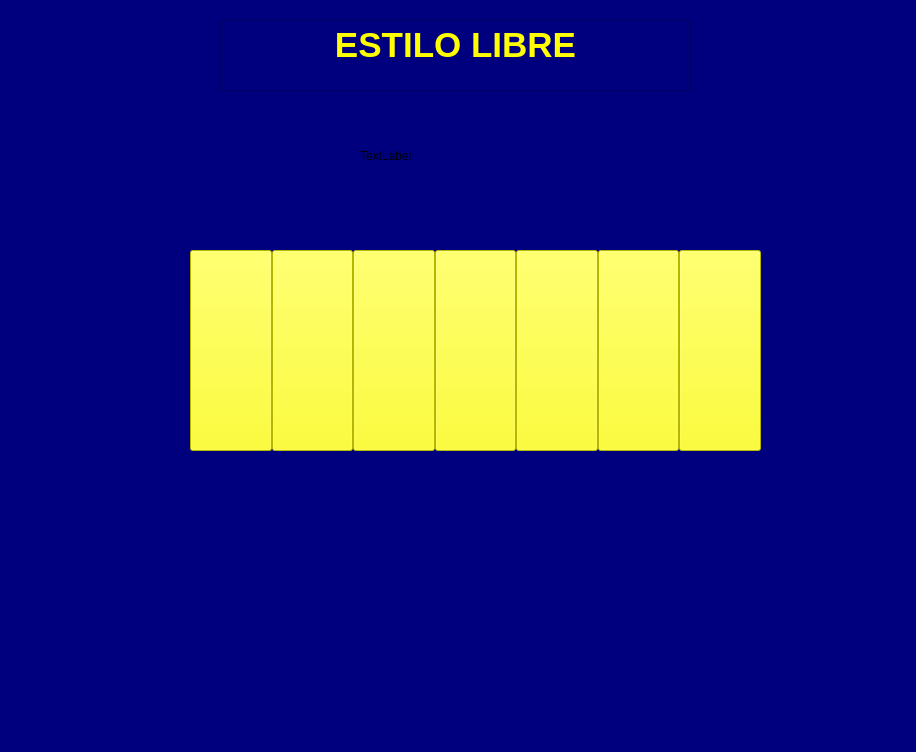
<?xml version="1.0" encoding="UTF-8"?>
<ui version="4.0">
 <class>MainWindow</class>
 <widget class="QMainWindow" name="MainWindow">
  <property name="geometry">
   <rect>
    <x>0</x>
    <y>0</y>
    <width>916</width>
    <height>752</height>
   </rect>
  </property>
  <property name="windowTitle">
   <string>MainWindow</string>
  </property>
  <property name="styleSheet">
   <string notr="true">background-color: rgb(0, 0, 127);</string>
  </property>
  <widget class="QWidget" name="centralwidget">
   <property name="styleSheet">
    <string notr="true">selection-color: qradialgradient(spread:reflect, cx:0.495, cy:0.5, radius:0.5, fx:0.5, fy:0.5, stop:0 rgba(0, 0, 127, 255), stop:1 rgba(255, 255, 255, 255));</string>
   </property>
   <widget class="QLabel" name="label">
    <property name="geometry">
     <rect>
      <x>410</x>
      <y>500</y>
      <width>161</width>
      <height>171</height>
     </rect>
    </property>
    <property name="text">
     <string/>
    </property>
    <property name="pixmap">
     <pixmap>../../Downloads/Daco_31286.png</pixmap>
    </property>
    <property name="scaledContents">
     <bool>true</bool>
    </property>
   </widget>
   <widget class="QTextBrowser" name="textBrowser">
    <property name="geometry">
     <rect>
      <x>220</x>
      <y>20</y>
      <width>471</width>
      <height>71</height>
     </rect>
    </property>
    <property name="html">
     <string>&lt;!DOCTYPE HTML PUBLIC &quot;-//W3C//DTD HTML 4.0//EN&quot; &quot;http://www.w3.org/TR/REC-html40/strict.dtd&quot;&gt;
&lt;html&gt;&lt;head&gt;&lt;meta name=&quot;qrichtext&quot; content=&quot;1&quot; /&gt;&lt;style type=&quot;text/css&quot;&gt;
p, li { white-space: pre-wrap; }
&lt;/style&gt;&lt;/head&gt;&lt;body style=&quot; font-family:'MS Shell Dlg 2'; font-size:7.8pt; font-weight:400; font-style:normal;&quot;&gt;
&lt;p align=&quot;center&quot; style=&quot; margin-top:0px; margin-bottom:0px; margin-left:0px; margin-right:0px; -qt-block-indent:0; text-indent:0px;&quot;&gt;&lt;span style=&quot; font-size:26pt; font-weight:600; color:#ffff00;&quot;&gt;ESTILO LIBRE&lt;/span&gt;&lt;/p&gt;&lt;/body&gt;&lt;/html&gt;</string>
    </property>
   </widget>
   <widget class="QFrame" name="horizontalFrame">
    <property name="geometry">
     <rect>
      <x>180</x>
      <y>240</y>
      <width>591</width>
      <height>221</height>
     </rect>
    </property>
    <property name="styleSheet">
     <string notr="true">color: rgb(0, 0, 127);</string>
    </property>
    <layout class="QHBoxLayout" name="horizontalLayout_4">
     <property name="spacing">
      <number>0</number>
     </property>
     <property name="leftMargin">
      <number>10</number>
     </property>
     <property name="topMargin">
      <number>10</number>
     </property>
     <property name="rightMargin">
      <number>10</number>
     </property>
     <property name="bottomMargin">
      <number>10</number>
     </property>
     <item>
      <widget class="QPushButton" name="b0_2">
       <property name="sizePolicy">
        <sizepolicy hsizetype="Minimum" vsizetype="Minimum">
         <horstretch>0</horstretch>
         <verstretch>0</verstretch>
        </sizepolicy>
       </property>
       <property name="styleSheet">
        <string notr="true">background-color: rgb(255, 255, 0);</string>
       </property>
       <property name="text">
        <string/>
       </property>
      </widget>
     </item>
     <item>
      <widget class="QPushButton" name="b2_2">
       <property name="sizePolicy">
        <sizepolicy hsizetype="Minimum" vsizetype="Minimum">
         <horstretch>0</horstretch>
         <verstretch>0</verstretch>
        </sizepolicy>
       </property>
       <property name="styleSheet">
        <string notr="true">background-color: rgb(255, 255, 0);</string>
       </property>
       <property name="text">
        <string/>
       </property>
      </widget>
     </item>
     <item>
      <widget class="QPushButton" name="b3_2">
       <property name="sizePolicy">
        <sizepolicy hsizetype="Minimum" vsizetype="Minimum">
         <horstretch>0</horstretch>
         <verstretch>0</verstretch>
        </sizepolicy>
       </property>
       <property name="styleSheet">
        <string notr="true">background :rgb(255, 255, 0)</string>
       </property>
       <property name="text">
        <string/>
       </property>
      </widget>
     </item>
     <item>
      <widget class="QPushButton" name="b4_2">
       <property name="sizePolicy">
        <sizepolicy hsizetype="Minimum" vsizetype="Minimum">
         <horstretch>0</horstretch>
         <verstretch>0</verstretch>
        </sizepolicy>
       </property>
       <property name="styleSheet">
        <string notr="true">background :  rgb(255, 255, 0)</string>
       </property>
       <property name="text">
        <string/>
       </property>
      </widget>
     </item>
     <item>
      <widget class="QPushButton" name="b1_2">
       <property name="sizePolicy">
        <sizepolicy hsizetype="Minimum" vsizetype="Minimum">
         <horstretch>0</horstretch>
         <verstretch>0</verstretch>
        </sizepolicy>
       </property>
       <property name="styleSheet">
        <string notr="true">background-color: rgb(255, 255, 0);</string>
       </property>
       <property name="text">
        <string/>
       </property>
      </widget>
     </item>
     <item>
      <widget class="QPushButton" name="b5_2">
       <property name="sizePolicy">
        <sizepolicy hsizetype="Minimum" vsizetype="Minimum">
         <horstretch>0</horstretch>
         <verstretch>0</verstretch>
        </sizepolicy>
       </property>
       <property name="styleSheet">
        <string notr="true">background-color: rgb(255, 255, 0);</string>
       </property>
       <property name="text">
        <string/>
       </property>
      </widget>
     </item>
     <item>
      <widget class="QPushButton" name="b7_2">
       <property name="sizePolicy">
        <sizepolicy hsizetype="Minimum" vsizetype="Minimum">
         <horstretch>0</horstretch>
         <verstretch>0</verstretch>
        </sizepolicy>
       </property>
       <property name="styleSheet">
        <string notr="true">background :rgb(255, 255, 0)</string>
       </property>
       <property name="text">
        <string/>
       </property>
      </widget>
     </item>
    </layout>
   </widget>
   <widget class="QLabel" name="label_2">
    <property name="geometry">
     <rect>
      <x>360</x>
      <y>120</y>
      <width>231</width>
      <height>71</height>
     </rect>
    </property>
    <property name="text">
     <string>TextLabel</string>
    </property>
   </widget>
  </widget>
  <widget class="QMenuBar" name="menubar">
   <property name="geometry">
    <rect>
     <x>0</x>
     <y>0</y>
     <width>916</width>
     <height>26</height>
    </rect>
   </property>
  </widget>
  <widget class="QStatusBar" name="statusbar"/>
 </widget>
 <resources/>
 <connections/>
</ui>
